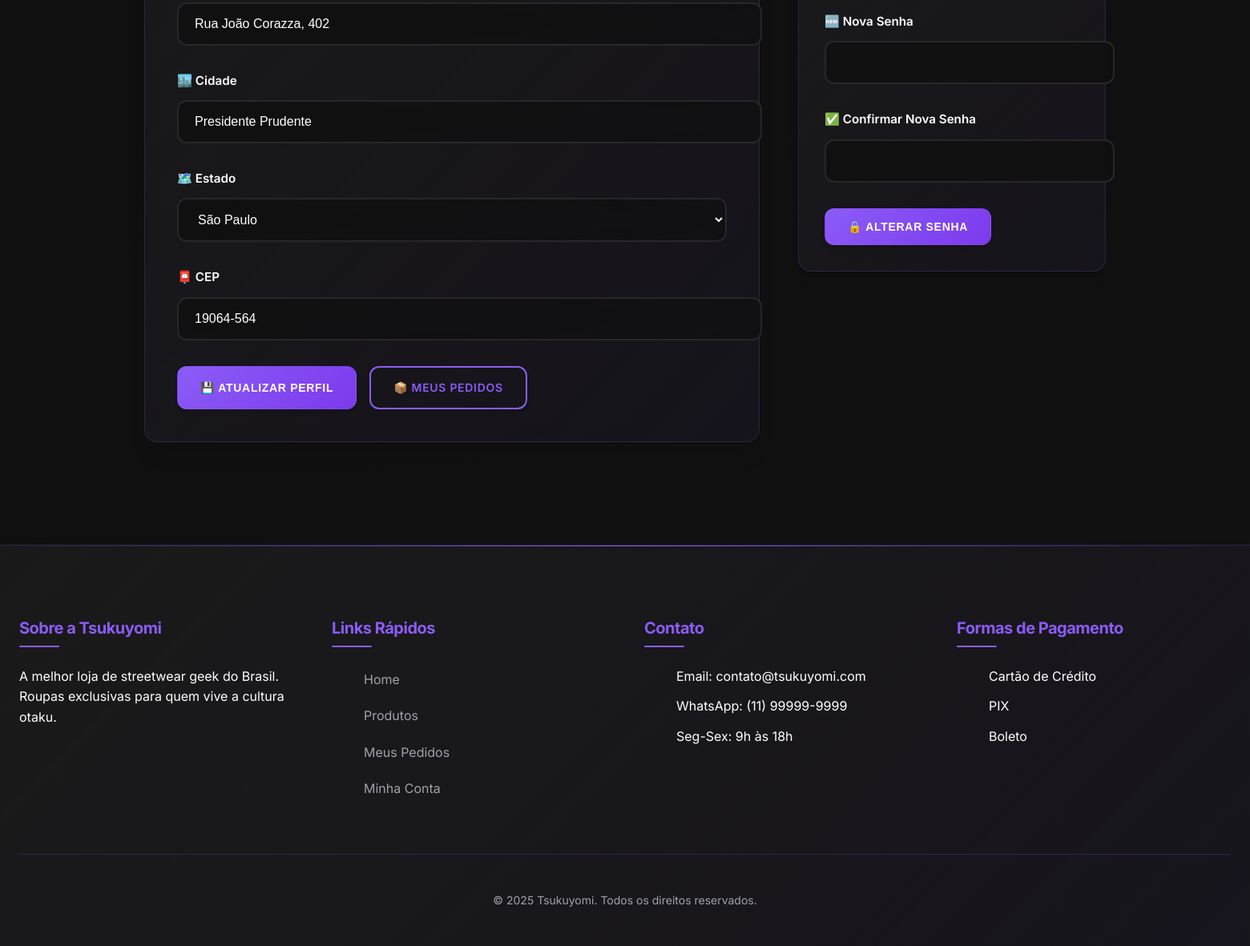
/public/index.php?action=profile (signed in, lower part), run on an earlier commit of the app's database.
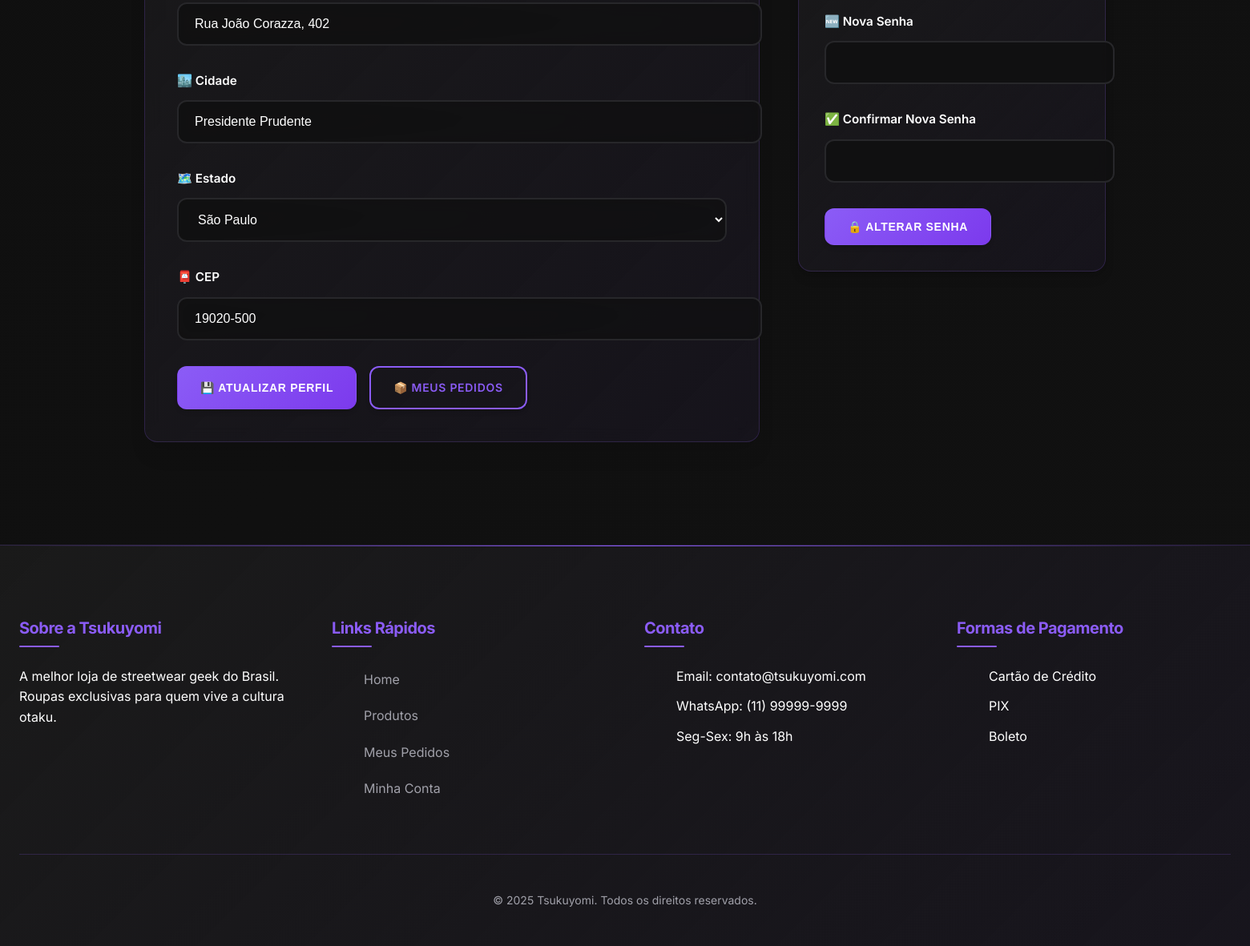
And on a later commit of the database.
### tables this page shows
CREATE TABLE `users` (
  `id` int(11) NOT NULL,
  `name` varchar(100) NOT NULL,
  `email` varchar(100) NOT NULL,
  `password` varchar(255) NOT NULL,
  `phone` varchar(20) DEFAULT NULL,
  `address` varchar(255) DEFAULT NULL,
  `city` varchar(100) DEFAULT NULL,
  `state` varchar(2) DEFAULT NULL,
  `zip_code` varchar(10) DEFAULT NULL,
  `user_type` enum('customer','admin') DEFAULT 'customer',
  `created_at` timestamp NOT NULL DEFAULT current_timestamp()
);

### factories/ModelFactory.php (called while the page is built, shortened)
<?php
require_once __DIR__ . '/../config/database.php';
require_once __DIR__ . '/../models/User.php';
abstract class ModelFactory {
    public function __construct() {
        $database = new Database();
        $this->db = $database->getConnection();
    }
}
class UserFactory extends ModelFactory {
    public function createModel() {
        return new User($this->db);
    }
}
class FactoryManager {
    private static $instance = null;
    private $factories = [];
    public static function getInstance() {
        if (self::$instance === null) {
            self::$instance = new self();
        }
        return self::$instance;
    }
    public function registerFactory($name, ModelFactory $factory) {
        $this->factories[$name] = $factory;
    }
    public function getFactory($name) {
        return $this->factories[$name];
    }
}
?>

### config/database.php (called while the page is built, shortened)
<?php
class Database {
    private $host = "localhost";
    private $db_name = "tsukuyomi_store";
    private $username = "root";
    private $password = "";
    public function getConnection() {
        $this->conn = null;
        try {
            $this->conn = new PDO("mysql:host=" . $this->host . ";dbname=" . $this->db_name,
                                  $this->username, $this->password);
            $this->conn->exec("set names utf8");
            $this->conn->setAttribute(PDO::ATTR_ERRMODE, PDO::ERRMODE_EXCEPTION);
        } catch(PDOException $exception) {
            echo "Connection error: " . $exception->getMessage();
        }
        return $this->conn;
    }
}
?>

### models/User.php (called while the page is built, shortened)
<?php
class User {
    private $conn;
    public $id;
    public function __construct($db) {
        $this->conn = $db;
    }
    public function readOne() {
    $query = "SELECT
                id, name, email, phone, address, city, state, zip_code,
                user_type, created_at
              FROM users
              WHERE id = ?
              LIMIT 0,1";
    $stmt = $this->conn->prepare($query);
    $stmt->bindParam(1, $this->id);
    $stmt->execute();
    $row = $stmt->fetch(PDO::FETCH_ASSOC);
    if($row) {
        $this->address = $row['address'] ?? '';
        $this->city = $row['city'] ?? '';
        $this->state = $row['state'] ?? '';
        $this->zip_code = $row['zip_code'] ?? '';
        return true;
    }
    return false;
    }
}
?>

### views/users/profile.php (the view, shortened to what the changed rows need)
<?php
if (file_exists('../views/layout/header.php')) {
    include '../views/layout/header.php';
} elseif (file_exists('../../views/layout/header.php')) {
    include '../../views/layout/header.php';
} else {
    include $_SERVER['DOCUMENT_ROOT'] . '/tsukuyomi/views/layout/header.php';
}
?>
<div class="profile-container fade-in">
    <div class="profile-content">
        <div class="profile-form">
            <form action="/tsukuyomi/public/index.php?action=update_profile" method="POST">
                <div class="form-group">
                    <input type="text" id="address" name="address" class="form-control"
                           value="<?php echo htmlspecialchars($user->address ?? ''); ?>"
                           placeholder="Rua, número, complemento">
                </div>
                <div class="form-group">
                    <label for="city">🏙️ Cidade</label>
                    <input type="text" id="city" name="city" class="form-control"
                           value="<?php echo htmlspecialchars($user->city ?? ''); ?>">
                </div>
                <div class="form-group">
                    <label for="state">🗺️ Estado</label>
                    <select id="state" name="state" class="form-control">
                        <?php
                        $states = [
                            'AC' => 'Acre',
                            'AL' => 'Alagoas',
                            'AP' => 'Amapá',
                            'AM' => 'Amazonas',
                            'BA' => 'Bahia',
                            'CE' => 'Ceará',
                            'DF' => 'Distrito Federal',
                            'ES' => 'Espírito Santo',
                            'GO' => 'Goiás',
                            'MA' => 'Maranhão',
                            'MT' => 'Mato Grosso',
                            'MS' => 'Mato Grosso do Sul',
                            'MG' => 'Minas Gerais',
                            'PA' => 'Pará',
                            'PB' => 'Paraíba',
                            'PR' => 'Paraná',
                            'PE' => 'Pernambuco',
                            'PI' => 'Piauí',
                            'RJ' => 'Rio de Janeiro',
                            'RN' => 'Rio Grande do Norte',
                            'RS' => 'Rio Grande do Sul',
                            'RO' => 'Rondônia',
                            'RR' => 'Roraima',
                            'SC' => 'Santa Catarina',
                            'SP' => 'São Paulo',
                            'SE' => 'Sergipe',
                            'TO' => 'Tocantins'
                        ];
                        foreach($states as $code => $name):
                        ?>
                            <option value="<?php echo $code; ?>"
                                    <?php echo (isset($user->state) && $user->state == $code) ? 'selected' : ''; ?>>
                                <?php echo $name; ?>
                            </option>
                        <?php endforeach; ?>
                    </select>
                </div>
                <div class="form-group">
                    <label for="zip_code">📮 CEP</label>
                    <input type="text" id="zip_code" name="zip_code" class="form-control"
                           value="<?php echo htmlspecialchars($user->zip_code ?? ''); ?>"
                           placeholder="00000-000">
                </div>
                <div class="form-actions">
                    <button type="submit" class="btn btn-primary">💾 Atualizar Perfil</button>
                    <a href="/tsukuyomi/public/index.php?action=orders" class="btn btn-secondary">📦 Meus Pedidos</a>
                </div>
            </form>
        </div>
        <div class="profile-info">
            <div class="info-card">
                <form action="/tsukuyomi/public/index.php?action=change_password" method="POST">
                    <div class="form-group">
                        <label for="new_password">🆕 Nova Senha</label>
                        <input type="password" id="new_password" name="new_password"
                               class="form-control" required>
                    </div>
                    <div class="form-group">
                        <label for="confirm_password">✅ Confirmar Nova Senha</label>
                        <input type="password" id="confirm_password" name="confirm_password"
                               class="form-control" required>
                    </div>
                    <button type="submit" class="btn btn-primary">🔒 Alterar Senha</button>
                </form>
            </div>
        </div>
    </div>
</div>
<?php
if (file_exists('../views/layout/footer.php')) {
    include '../views/layout/footer.php';
} elseif (file_exists('../../views/layout/footer.php')) {
    include '../../views/layout/footer.php';
} else {
    include $_SERVER['DOCUMENT_ROOT'] . '/tsukuyomi/views/layout/footer.php';
}
?>

What changed in the data, as far as the page shows it:
changed users "Rua João Corazza, 402": zip_code "19064-564" → "19020-500"
